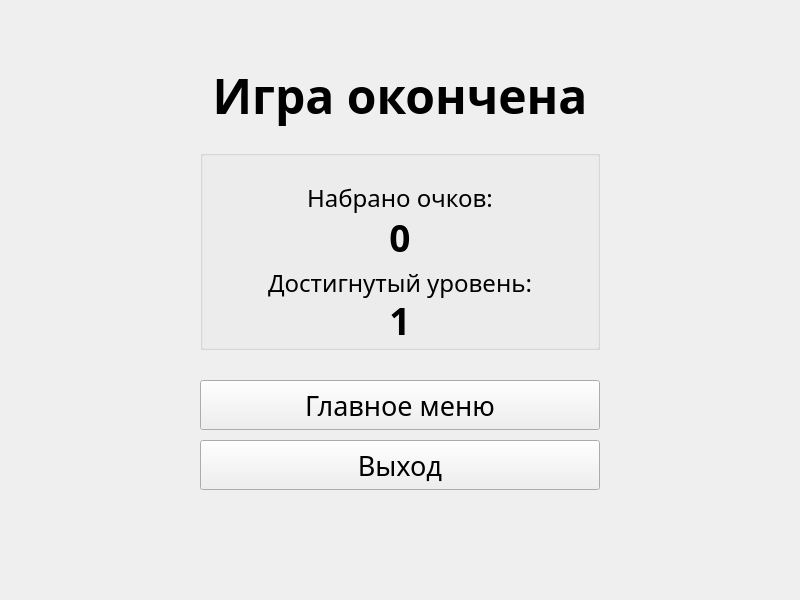
<?xml version="1.0" encoding="UTF-8"?>
<ui version="4.0">
 <class>GameOverScreen</class>
 <widget class="QWidget" name="GameOverScreen">
  <property name="geometry">
   <rect>
    <x>0</x>
    <y>0</y>
    <width>800</width>
    <height>600</height>
   </rect>
  </property>
  <property name="minimumSize">
   <size>
    <width>800</width>
    <height>600</height>
   </size>
  </property>
  <property name="windowTitle">
   <string>Тетрис - Игра окончена</string>
  </property>
  <widget class="QLabel" name="label_game_over_title">
   <property name="geometry">
    <rect>
     <x>100</x>
     <y>60</y>
     <width>600</width>
     <height>70</height>
    </rect>
   </property>
   <property name="font">
    <font>
     <family>Expressway Free</family>
     <pointsize>36</pointsize>
     <weight>75</weight>
     <bold>true</bold>
    </font>
   </property>
   <property name="text">
    <string>Игра окончена</string>
   </property>
   <property name="alignment">
    <set>Qt::AlignCenter</set>
   </property>
  </widget>
  <widget class="QGroupBox" name="groupBox_results">
   <property name="geometry">
    <rect>
     <x>200</x>
     <y>150</y>
     <width>400</width>
     <height>200</height>
    </rect>
   </property>
   <property name="title">
    <string/>
   </property>
   <widget class="QLabel" name="label_final_score_caption">
    <property name="geometry">
     <rect>
      <x>20</x>
      <y>30</y>
      <width>360</width>
      <height>35</height>
     </rect>
    </property>
    <property name="font">
     <font>
      <family>Expressway Free</family>
      <pointsize>18</pointsize>
     </font>
    </property>
    <property name="text">
     <string>Набрано очков:</string>
    </property>
    <property name="alignment">
     <set>Qt::AlignCenter</set>
    </property>
   </widget>
   <widget class="QLabel" name="label_final_score_value">
    <property name="geometry">
     <rect>
      <x>20</x>
      <y>65</y>
      <width>360</width>
      <height>45</height>
     </rect>
    </property>
    <property name="font">
     <font>
      <family>Expressway Free</family>
      <pointsize>28</pointsize>
      <weight>75</weight>
      <bold>true</bold>
     </font>
    </property>
    <property name="text">
     <string>0</string>
    </property>
    <property name="alignment">
     <set>Qt::AlignCenter</set>
    </property>
   </widget>
   <widget class="QLabel" name="label_final_level_caption">
    <property name="geometry">
     <rect>
      <x>20</x>
      <y>115</y>
      <width>360</width>
      <height>35</height>
     </rect>
    </property>
    <property name="font">
     <font>
      <family>Expressway Free</family>
      <pointsize>18</pointsize>
     </font>
    </property>
    <property name="text">
     <string>Достигнутый уровень:</string>
    </property>
    <property name="alignment">
     <set>Qt::AlignCenter</set>
    </property>
   </widget>
   <widget class="QLabel" name="label_final_level_value">
    <property name="geometry">
     <rect>
      <x>20</x>
      <y>150</y>
      <width>360</width>
      <height>40</height>
     </rect>
    </property>
    <property name="font">
     <font>
      <family>Expressway Free</family>
      <pointsize>28</pointsize>
      <weight>75</weight>
      <bold>true</bold>
     </font>
    </property>
    <property name="text">
     <string>1</string>
    </property>
    <property name="alignment">
     <set>Qt::AlignCenter</set>
    </property>
   </widget>
  </widget>
  <widget class="QPushButton" name="btn_main_menu">
   <property name="geometry">
    <rect>
     <x>200</x>
     <y>380</y>
     <width>400</width>
     <height>50</height>
    </rect>
   </property>
   <property name="font">
    <font>
     <family>Expressway Free</family>
     <pointsize>20</pointsize>
    </font>
   </property>
   <property name="text">
    <string>Главное меню</string>
   </property>
  </widget>
  <widget class="QPushButton" name="btn_exit">
   <property name="geometry">
    <rect>
     <x>200</x>
     <y>440</y>
     <width>400</width>
     <height>50</height>
    </rect>
   </property>
   <property name="font">
    <font>
     <family>Expressway Free</family>
     <pointsize>20</pointsize>
    </font>
   </property>
   <property name="text">
    <string>Выход</string>
   </property>
  </widget>
 </widget>
 <resources/>
 <connections/>
</ui>
